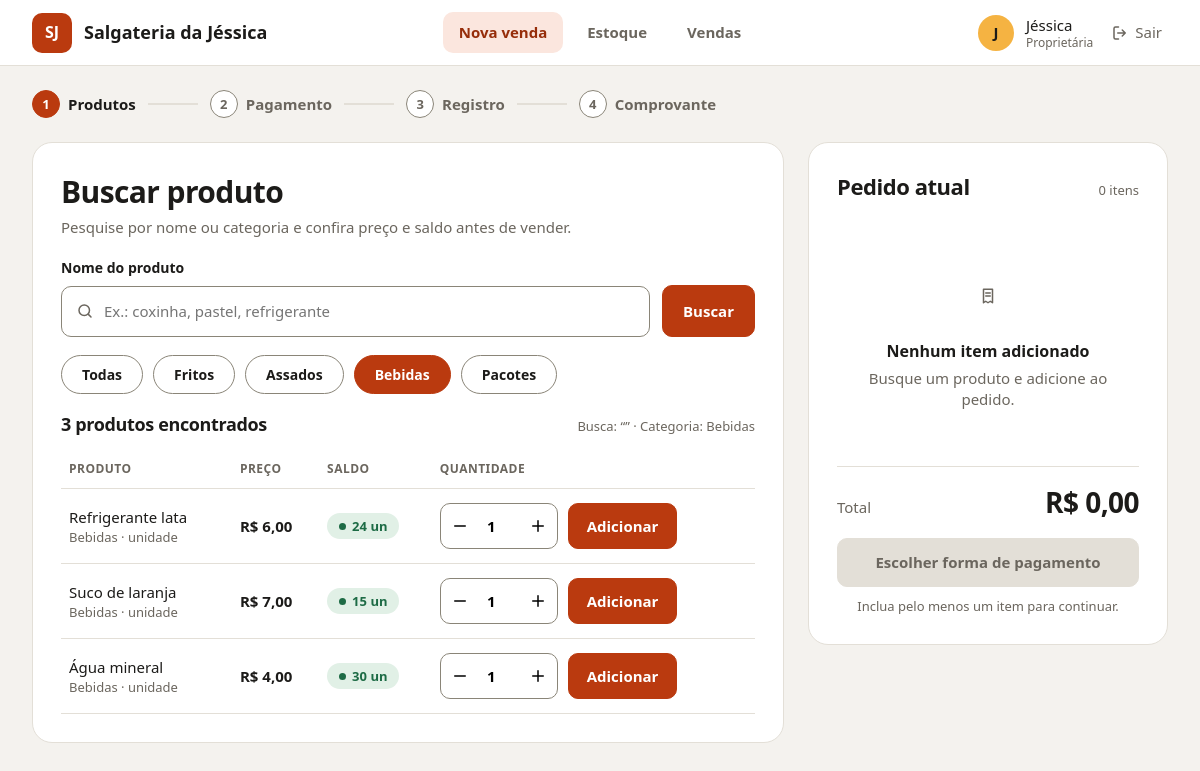
/?q=&cat=bebidas (signed in), run on the app's committed database.
### loja/models.py (models this page shows, shortened)
class Produto(models.Model):
    nome = models.CharField(max_length=80)
    categoria = models.CharField(max_length=20, choices=CATEGORIAS)
    unidade = models.CharField(max_length=20, default="unidade")
    preco_centavos = models.PositiveIntegerField()
    saldo = models.PositiveIntegerField(default=0)
    ativo = models.BooleanField(default=True)
    class Meta:
        ordering = ["categoria", "nome"]

### loja/views.py (the view)
# urls.py: path("", views.pedido, name="pedido"),
@login_required
def pedido(request):
    q = request.GET.get("q", "").strip()
    cat = request.GET.get("cat", "")
    buscou = bool(q or cat)
    produtos = []
    if buscou:
        qs = Produto.objects.filter(ativo=True)
        if cat and cat != "todas":
            qs = qs.filter(categoria=cat)
        termo = _sem_acento(q)
        produtos = [p for p in qs if termo in _sem_acento(p.nome)]
        carrinho = _carrinho(request)
        for p in produtos:
            p.no_pedido = carrinho.get(str(p.id), 0)
    linhas, total, unidades = _linhas(request)
    return render(request, "loja/pedido.html", {
        "passos": _passos(1), "q": q, "cat": cat or "todas", "buscou": buscou,
        "categorias": [("todas", "Todas")] + CATEGORIAS,
        "cat_nome": dict(CATEGORIAS).get(cat, "Todas"),
        "produtos": produtos, "linhas": linhas, "total": total, "unidades": unidades,
        "ultimo": request.session.get("ultimo"), "voltar": request.get_full_path(),
    })

### loja/templatetags/dinheiro.py (called while the page is built)
def _fmt(centavos):
    inteiro, resto = divmod(int(centavos or 0), 100)
    return f"{inteiro:,}".replace(",", ".") + f",{resto:02d}"

@register.filter
def reais(centavos):
    return "R$ " + _fmt(centavos)

### loja/views.py (called while the page is built, shortened)
def _passos(atual):
    return [
        {"n": i + 1, "nome": nome,
         "estado": "done" if i + 1 < atual else "atual" if i + 1 == atual else "futuro"}
        for i, nome in enumerate(PASSOS)
    ]

def _sem_acento(texto):
    base = unicodedata.normalize("NFD", texto)
    return "".join(c for c in base if unicodedata.category(c) != "Mn").lower()

def _carrinho(request):
    return request.session.setdefault("carrinho", {})

def _linhas(request):
    carrinho = _carrinho(request)
    produtos = Produto.objects.in_bulk([int(i) for i in carrinho])
    linhas, total, unidades = [], 0, 0
    return linhas, total, unidades

### loja/templates/loja/pedido.html (shortened to what this page needs)
{% extends "loja/base.html" %}
{% load dinheiro %}
{% block conteudo %}
<div class="grade">
  <section class="cartao">
    <h1>Buscar produto</h1>
    <p class="sub">Pesquise por nome ou categoria e confira preço e saldo antes de vender.</p>
    <form method="get" class="busca">
      <div style="flex:1">
        <label class="campo" for="q">Nome do produto</label>
        <div class="entrada"><svg class="i"><use href="#i-search"/></svg>
          <input id="q" name="q" value="{{ q }}" placeholder="Ex.: coxinha, pastel, refrigerante"></div>
      </div>
      <button class="botao" style="align-self:flex-end;height:52px">Buscar</button>
    </form>
    <div class="chips">
      {% for chave, nome in categorias %}
        <a class="chip {% if chave == cat %}sel{% endif %}" href="?q={{ q|urlencode }}&cat={{ chave }}">{{ nome }}</a>
      {% endfor %}
    </div>
    {% if not buscou %}
      <div class="vazio">
        <div class="icone"><svg class="i"><use href="#i-box"/></svg></div>
        <strong>Nenhuma busca ainda</strong>
        <p>Digite o nome de um produto ou escolha uma categoria para ver preço e saldo disponíveis.</p>
      </div>
    {% else %}
      <div class="cab"><h2 style="font-size:18px">{{ produtos|length }} produto{{ produtos|length|pluralize }} encontrado{{ produtos|length|pluralize }}</h2>
        <span>Busca: “{{ q }}” · Categoria: {{ cat_nome }}</span></div>
      {% if produtos %}
      <table>
        <tr><th>Produto</th><th>Preço</th><th>Saldo</th><th>Quantidade</th><th></th></tr>
        {% for p in produtos %}
        <tr>
          <td>{{ p.nome }}
            <small>{{ p.get_categoria_display }} · {{ p.unidade }}
              {% if p.no_pedido %}<span class="selo no">No pedido: {{ p.no_pedido }}</span>{% endif %}</small></td>
          <td><b>{{ p.preco_centavos|reais }}</b></td>
          <td>{% if p.saldo > 0 %}<span class="selo">{{ p.saldo }} un</span>{% else %}<span class="selo zero">Esgotado</span>{% endif %}</td>
          <td colspan="2">
            <form method="post" action="{% url 'adicionar' p.id %}" class="acao" style="justify-content:flex-start">
              {% if p.saldo > 0 %}
              <div class="qtd" data-qtd>
                <button type="button" data-d="-1" aria-label="Diminuir"><svg class="i"><use href="#i-minus"/></svg></button>
                <input name="qtd" type="number" value="1" min="1" max="{{ p.saldo }}">
                <button type="button" data-d="1" aria-label="Aumentar"><svg class="i"><use href="#i-plus"/></svg></button>
              </div>
              <button class="botao">Adicionar</button>
              {% else %}
              <div class="qtd off"><button type="button" disabled><svg class="i"><use href="#i-minus"/></svg></button><span>0</span><button type="button" disabled><svg class="i"><use href="#i-plus"/></svg></button></div>
              <button class="botao off" disabled>Sem saldo</button>
              {% endif %}
            </form>
          </td>
        </tr>
        {% endfor %}
      </table>
      {% else %}
        <div class="vazio"><strong>Nenhum produto encontrado</strong><p>Tente outro nome ou outra categoria.</p></div>
      {% endif %}
    {% endif %}
  </section>
  <aside class="cartao painel">
    <div class="cab"><h2>Pedido atual</h2>
      <span>{{ linhas|length }} ite{{ linhas|length|pluralize:"m,ns" }}{% if linhas %} · {{ unidades }} unidade{{ unidades|pluralize }}{% endif %}</span></div>
    {% for l in linhas %}
    <div class="item-ped {% if l.produto.id == ultimo %}destaque{% endif %}">
      <div class="topo2"><span>{{ l.produto.nome }}</span><span>{{ l.subtotal|reais }}</span></div>
      <div class="muda peq">{{ l.qtd }} × {{ l.preco|reais }}</div>
      <div class="base">
        <form method="post" action="{% url 'alterar' l.produto.id %}" class="qtd peq">{% csrf_token %}
          <input type="hidden" name="voltar" value="{{ voltar }}">
          <button name="delta" value="-1" aria-label="Diminuir"><svg class="i"><use href="#i-minus"/></svg></button>
          <span>{{ l.qtd }}</span>
          <button name="delta" value="1" aria-label="Aumentar"><svg class="i"><use href="#i-plus"/></svg></button>
        </form>
        <form method="post" action="{% url 'remover' l.produto.id %}">{% csrf_token %}
          <input type="hidden" name="voltar" value="{{ voltar }}">
          <button class="remover"><svg class="i"><use href="#i-trash"/></svg> Remover</button>
        </form>
      </div>
    </div>
    {% empty %}
    <div class="vazio"><div class="icone" style="background:none"><svg class="i"><use href="#i-receipt"/></svg></div>
      <strong>Nenhum item adicionado</strong><p>Busque um produto e adicione ao pedido.</p></div>
    {% endfor %}
    <div class="total"><span class="muda">Total</span><strong>{{ total|reais }}</strong></div>
    {% if linhas %}
      <a class="botao" href="{% url 'pagamento' %}">Escolher forma de pagamento <svg class="i"><use href="#i-arrow-r"/></svg></a>
    {% else %}
      <span class="botao off">Escolher forma de pagamento</span>
      <p class="nota">Inclua pelo menos um item para continuar.</p>
    {% endif %}
  </aside>
</div>
{% endblock %}

### loja/templates/loja/base.html (shortened to what this page needs)
{% load static %}<!doctype html>
<html lang="pt-br">
<head>
  <link rel="stylesheet" href="{% static 'loja/style.css' %}">
</head>
<body>
{% block corpo %}
<header class="topo">
  <a class="marca" href="{% url 'pedido' %}"><span class="logo">SJ</span> Salgateria da Jéssica</a>
  {% with n=request.resolver_match.url_name %}
  <nav class="nav">
    <a href="{% url 'pedido' %}" class="{% if n == 'pedido' or n == 'pagamento' or n == 'registro' or n == 'comprovante' %}ativo{% endif %}">Nova venda</a>
    <a href="{% url 'estoque' %}" class="{% if n == 'estoque' %}ativo{% endif %}">Estoque</a>
    <a href="{% url 'vendas' %}" class="{% if n == 'vendas' %}ativo{% endif %}">Vendas</a>
  </nav>
  {% endwith %}
  <div class="usuario">
    <span class="avatar">{{ user.first_name|default:user.username|slice:":1"|upper }}</span>
    <span>{{ user.first_name|default:user.username }}<small>{% if user.is_superuser %}Proprietária{% else %}Atendente{% endif %}</small></span>
    <form method="post" action="{% url 'sair' %}">{% csrf_token %}
      <button class="sair"><svg class="i"><use href="#i-logout"/></svg> Sair</button>
    </form>
  </div>
</header>
<div class="pagina">
  {% if passos %}{% include "loja/_passos.html" %}{% endif %}
  {% block conteudo %}{% endblock %}
</div>
{% endblock %}
</body>
</html>

### data on the page
Produto: nome "Refrigerante lata", categoria "Bebidas", unidade "unidade", preco_centavos|reais "R$ 6,00", saldo "24"
Produto: nome "Suco de laranja", categoria "Bebidas", unidade "unidade", preco_centavos|reais "R$ 7,00", saldo "15"
Produto: nome "Água mineral", categoria "Bebidas", unidade "unidade", preco_centavos|reais "R$ 4,00", saldo "30"

### other printed values
{{ user.first_name|default:user.username|slice:":1"|upper }} "J"
{{ user.first_name|default:user.username }} "Jéssica"
{{ p.n }} "1" "2" "3" "4"
{{ p.nome }} "Produtos" "Pagamento" "Registro" "Comprovante"
{{ nome }} "Todas" "Fritos" "Assados" "Bebidas" "Pacotes"
{{ produtos|length }} "3"
{{ cat_nome }} "Bebidas"
{{ linhas|length }} "0"
{{ total|reais }} "R$ 0,00"
